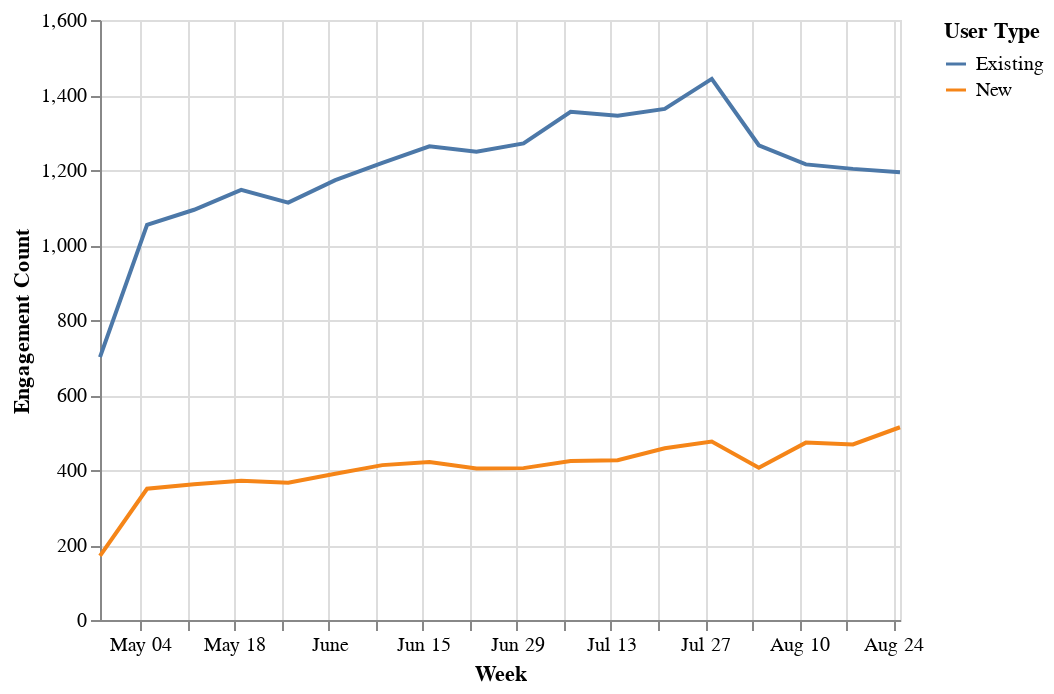

Write notebook code for a chart like this one.
### Code cell
# Plot both unique signup engagements and existing user engagements
alt.Chart(weekly_activity).mark_line().encode(
    x='Week',
    y='Engagement Count',
    color='User Type'
)

### Figure 1 — Vega-Lite specification as saved in the notebook (floating-point values rounded to 4 significant figures)
{"$schema": "https://vega.github.io/schema/vega-lite/v2.6.0.json", "config": {"view": {"height": 300, "width": 400}}, "data": {"name": "data-4d214f288ea78706cf8fbc583b3babc0"}, "datasets": {"data-4d214f288ea78706cf8fbc583b3babc0": [{"Engagement Count": 701, "User Type": "Existing", "Week": "2014-04-28T00:00:00"}, {"Engagement Count": 1054, "User Type": "Existing", "Week": "2014-05-05T00:00:00"}, {"Engagement Count": 1094, "User Type": "Existing", "Week": "2014-05-12T00:00:00"}, {"Engagement Count": 1147, "User Type": "Existing", "Week": "2014-05-19T00:00:00"}, {"Engagement Count": 1113, "User Type": "Existing", "Week": "2014-05-26T00:00:00"}, {"Engagement Count": 1173, "User Type": "Existing", "Week": "2014-06-02T00:00:00"}, {"Engagement Count": 1219, "User Type": "Existing", "Week": "2014-06-09T00:00:00"}, {"Engagement Count": 1263, "User Type": "Existing", "Week": "2014-06-16T00:00:00"}, {"Engagement Count": 1249, "User Type": "Existing", "Week": "2014-06-23T00:00:00"}, {"Engagement Count": 1271, "User Type": "Existing", "Week": "2014-06-30T00:00:00"}, {"Engagement Count": 1355, "User Type": "Existing", "Week": "2014-07-07T00:00:00"}, {"Engagement Count": 1345, "User Type": "Existing", "Week": "2014-07-14T00:00:00"}, {"Engagement Count": 1363, "User Type": "Existing", "Week": "2014-07-21T00:00:00"}, {"Engagement Count": 1443, "User Type": "Existing", "Week": "2014-07-28T00:00:00"}, {"Engagement Count": 1266, "User Type": "Existing", "Week": "2014-08-04T00:00:00"}, {"Engagement Count": 1215, "User Type": "Existing", "Week": "2014-08-11T00:00:00"}, {"Engagement Count": 1203, "User Type": "Existing", "Week": "2014-08-18T00:00:00"}, {"Engagement Count": 1194, "User Type": "Existing", "Week": "2014-08-25T00:00:00"}, {"Engagement Count": 171, "User Type": "New", "Week": "2014-04-28T00:00:00"}, {"Engagement Count": 350, "User Type": "New", "Week": "2014-05-05T00:00:00"}, {"Engagement Count": 362, "User Type": "New", "Week": "2014-05-12T00:00:00"}, {"Engagement Count": 371, "User Type": "New", "Week": "2014-05-19T00:00:00"}, {"Engagement Count": 366, "User Type": "New", "Week": "2014-05-26T00:00:00"}, {"Engagement Count": 390, "User Type": "New", "Week": "2014-06-02T00:00:00"}, {"Engagement Count": 413, "User Type": "New", "Week": "2014-06-09T00:00:00"}, {"Engagement Count": 421, "User Type": "New", "Week": "2014-06-16T00:00:00"}, {"Engagement Count": 404, "User Type": "New", "Week": "2014-06-23T00:00:00"}, {"Engagement Count": 405, "User Type": "New", "Week": "2014-06-30T00:00:00"}, {"Engagement Count": 424, "User Type": "New", "Week": "2014-07-07T00:00:00"}, {"Engagement Count": 426, "User Type": "New", "Week": "2014-07-14T00:00:00"}, {"Engagement Count": 458, "User Type": "New", "Week": "2014-07-21T00:00:00"}, {"Engagement Count": 476, "User Type": "New", "Week": "2014-07-28T00:00:00"}, {"Engagement Count": 406, "User Type": "New", "Week": "2014-08-04T00:00:00"}, {"Engagement Count": 473, "User Type": "New", "Week": "2014-08-11T00:00:00"}, {"Engagement Count": 468, "User Type": "New", "Week": "2014-08-18T00:00:00"}, {"Engagement Count": 514, "User Type": "New", "Week": "2014-08-25T00:00:00"}]}, "encoding": {"color": {"field": "User Type", "type": "nominal"}, "x": {"field": "Week", "type": "temporal"}, "y": {"field": "Engagement Count", "type": "quantitative"}}, "mark": "line"}
